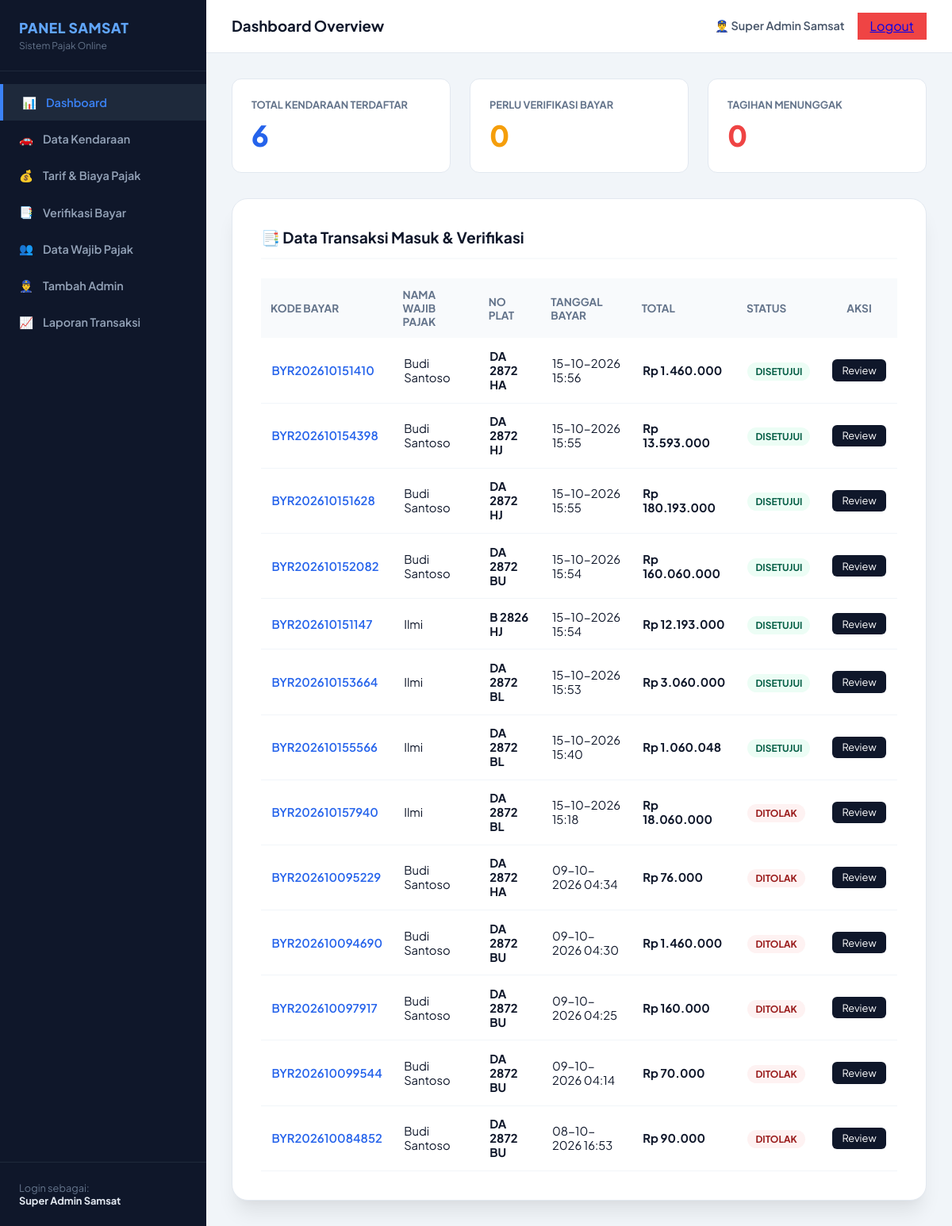
Screenshot of /admin/dashboard.php (signed in) with the database file from the repository.
### tables this page shows
CREATE TABLE `pembayaran` (
  `id_pembayaran` int(11) NOT NULL,
  `id_tagihan` int(11) NOT NULL,
  `metode_pembayaran` varchar(50) NOT NULL,
  `bukti_transfer` varchar(255) DEFAULT NULL,
  `tgl_pembayaran` datetime DEFAULT NULL,
  `status_konfirmasi` enum('waiting','verified','rejected') NOT NULL DEFAULT 'waiting',
  `verified_by` int(11) DEFAULT NULL,
  `created_at` timestamp NOT NULL DEFAULT current_timestamp()
);

CREATE TABLE `pajak_tagihan` (
  `id_tagihan` int(11) NOT NULL,
  `id_kendaraan` int(11) NOT NULL,
  `kode_bayar` varchar(20) NOT NULL,
  `tahun_pajak` year(4) NOT NULL,
  `tgl_jatuh_tempo` date NOT NULL,
  `nominal_pkb` decimal(12,2) NOT NULL,
  `nominal_swdkllj` decimal(12,2) NOT NULL,
  `biaya_adm` decimal(12,2) NOT NULL DEFAULT 0.00,
  `nominal_denda` decimal(12,2) NOT NULL DEFAULT 0.00,
  `total_bayar` decimal(12,2) NOT NULL,
  `status_tagihan` enum('unpaid','pending','paid','expired') NOT NULL DEFAULT 'unpaid',
  `created_at` timestamp NOT NULL DEFAULT current_timestamp()
);

CREATE TABLE `users` (
  `id_user` int(11) NOT NULL,
  `nik` varchar(16) NOT NULL,
  `nama_lengkap` varchar(100) NOT NULL,
  `email` varchar(100) NOT NULL,
  `password` varchar(255) NOT NULL,
  `no_hp` varchar(15) NOT NULL,
  `alamat` text DEFAULT NULL,
  `created_at` timestamp NOT NULL DEFAULT current_timestamp(),
  `updated_at` timestamp NOT NULL DEFAULT current_timestamp() ON UPDATE current_timestamp()
);

CREATE TABLE `kendaraan` (
  `id_kendaraan` int(11) NOT NULL,
  `id_user` int(11) NOT NULL,
  `no_plat` varchar(12) NOT NULL,
  `no_rangka` varchar(50) NOT NULL,
  `no_mesin` varchar(50) NOT NULL,
  `merk` varchar(50) NOT NULL,
  `tipe` varchar(50) NOT NULL,
  `jenis_kendaraan` enum('motor','mobil','truk','bus') NOT NULL,
  `tahun_pembuatan` year(4) NOT NULL,
  `cc_kendaraan` int(5) NOT NULL,
  `warna` varchar(30) NOT NULL,
  `created_at` timestamp NOT NULL DEFAULT current_timestamp()
);

### admin/dashboard.php (the view, shortened to what this page needs)
<?php
include '../config/koneksi.php';
$nama_admin = $_SESSION['admin_nama'];
$q_kendaraan    = mysqli_query($koneksi, "SELECT COUNT(*) as total FROM kendaraan");
$stat_kendaraan = ($q_kendaraan) ? mysqli_fetch_assoc($q_kendaraan)['total'] : 0;
$q_pending    = mysqli_query($koneksi, "SELECT COUNT(*) as total FROM pembayaran WHERE status_konfirmasi = 'waiting'");
$stat_pending = ($q_pending) ? mysqli_fetch_assoc($q_pending)['total'] : 0;
$q_unpaid    = mysqli_query($koneksi, "SELECT COUNT(*) as total FROM pajak_tagihan WHERE status_tagihan = 'unpaid'");
$stat_unpaid = ($q_unpaid) ? mysqli_fetch_assoc($q_unpaid)['total'] : 0;
$query_pembayaran = "SELECT p.*, pt.kode_bayar, pt.tahun_pajak, pt.total_bayar, k.no_plat, u.nama_lengkap
                    FROM pembayaran p
                    JOIN pajak_tagihan pt ON p.id_tagihan = pt.id_tagihan
                    JOIN kendaraan k ON pt.id_kendaraan = k.id_kendaraan
                    JOIN users u ON k.id_user = u.id_user
                    ORDER BY p.tgl_pembayaran DESC";
$res_pembayaran = mysqli_query($koneksi, $query_pembayaran);
?>
<!DOCTYPE html>
<html lang="id">
<head>
    <link rel="stylesheet" href="../assets/css/style.css?v=<?= time() ?>">
</head>
<body>
    <div class="admin-wrapper">
        <?php include 'sidebar.php'; ?>
        <div class="admin-content">
            <div class="admin-header">
                <h3 style="margin:0; font-weight:700; color:#0f172a;">Dashboard Overview</h3>
                <div style="display: flex; align-items: center; gap: 1rem;">
                    <span style="font-size: 0.9rem; font-weight: 600; color: #475569;">👮‍♂️ <?= htmlspecialchars($nama_admin) ?></span>
                    <a href="logout.php" class="btn-login" style="background-color: #ef4444; padding: 0.4rem 1rem;">Logout</a>
                </div>
            </div>
            <div style="padding: 2rem;">
                <div style="display: grid; grid-template-columns: repeat(auto-fit, minmax(250px, 1fr)); gap: 1.5rem; margin-bottom: 2rem;">
                    <div style="background: white; padding: 1.5rem; border-radius: 12px; border: 1px solid #e2e8f0;">
                        <div style="color: #64748b; font-size: 0.8rem; font-weight: 700; text-transform: uppercase;">Total Kendaraan Terdaftar</div>
                        <div style="font-size: 2.25rem; font-weight: 800; color: #2563eb; margin-top: 0.5rem;"><?= $stat_kendaraan ?></div>
                    </div>
                    <div style="background: white; padding: 1.5rem; border-radius: 12px; border: 1px solid #e2e8f0;">
                        <div style="color: #64748b; font-size: 0.8rem; font-weight: 700; text-transform: uppercase;">Perlu Verifikasi Bayar</div>
                        <div style="font-size: 2.25rem; font-weight: 800; color: #f59e0b; margin-top: 0.5rem;"><?= $stat_pending ?></div>
                    </div>
                    <div style="background: white; padding: 1.5rem; border-radius: 12px; border: 1px solid #e2e8f0;">
                        <div style="color: #64748b; font-size: 0.8rem; font-weight: 700; text-transform: uppercase;">Tagihan Menunggak</div>
                        <div style="font-size: 2.25rem; font-weight: 800; color: #ef4444; margin-top: 0.5rem;"><?= $stat_unpaid ?></div>
                    </div>
                </div>
                <div class="card-detail">
                    <h3>📑 Data Transaksi Masuk & Verifikasi</h3>
                    <div style="overflow-x: auto; margin-top: 1rem;">
                        <table class="table-detail" style="width: 100%;">
                            <thead>
                                <tr style="text-align: left; background-color: #f8fafc; font-size: 0.85rem; color: #64748b;">
                                    <th style="padding: 0.75rem;">KODE BAYAR</th>
                                    <th style="padding: 0.75rem;">NAMA WAJIB PAJAK</th>
                                    <th style="padding: 0.75rem;">NO PLAT</th>
                                    <th style="padding: 0.75rem;">TANGGAL BAYAR</th>
                                    <th style="padding: 0.75rem;">TOTAL</th>
                                    <th style="padding: 0.75rem;">STATUS</th>
                                    <th style="padding: 0.75rem; text-align: center;">AKSI</th>
                                </tr>
                            </thead>
                            <tbody>
                                <?php if ($res_pembayaran && mysqli_num_rows($res_pembayaran) > 0): ?>
                                    <?php while ($p = mysqli_fetch_assoc($res_pembayaran)): ?>
                                        <tr>
                                            <td style="padding: 0.85rem; font-weight: 600; color: #2563eb;"><?= htmlspecialchars($p['kode_bayar']) ?></td>
                                            <td style="padding: 0.85rem;"><?= htmlspecialchars($p['nama_lengkap']) ?></td>
                                            <td style="padding: 0.85rem; font-weight: 700;"><?= htmlspecialchars($p['no_plat']) ?></td>
                                            <td style="padding: 0.85rem;"><?= date('d-m-Y H:i', strtotime($p['tgl_pembayaran'])) ?></td>
                                            <td style="padding: 0.85rem; font-weight: 700;">Rp <?= number_format($p['total_bayar'], 0, ',', '.') ?></td>
                                            <td style="padding: 0.85rem;">
                                                <?php if ($p['status_konfirmasi'] === 'verified'): ?>
                                                    <span style="background: #ecfdf5; color: #065f46; padding: 4px 10px; border-radius: 20px; font-size: 0.75rem; font-weight: 700;">DISETUJUI</span>
                                                <?php elseif ($p['status_konfirmasi'] === 'waiting'): ?>
                                                    <span style="background: #fef3c7; color: #92400e; padding: 4px 10px; border-radius: 20px; font-size: 0.75rem; font-weight: 700;">MENUNGGU</span>
                                                <?php else: ?>
                                                    <span style="background: #fef2f2; color: #991b1b; padding: 4px 10px; border-radius: 20px; font-size: 0.75rem; font-weight: 700;">DITOLAK</span>
                                                <?php endif; ?>
                                            </td>
                                            <td style="padding: 0.85rem; text-align: center;">
                                                <button onclick="alert('Verifikasi pembayaran')" style="background: #0f172a; color: white; border: none; padding: 0.35rem 0.8rem; border-radius: 6px; font-size: 0.8rem; cursor: pointer;">Review</button>
                                            </td>
                                        </tr>
                                    <?php endwhile; ?>
                                <?php else: ?>
                                    <tr>
                                        <td colspan="7" style="text-align: center; padding: 2rem; color: #64748b;">Belum ada riwayat transaksi pembayaran masuk.</td>
                                    </tr>
                                <?php endif; ?>
                            </tbody>
                        </table>
                    </div>
                </div>
            </div>
        </div>
    </div>
</body>
</html>

### admin/sidebar.php
<?php
$current_page = basename($_SERVER['PHP_SELF']);
?>
<div class="sidebar">
    <div class="sidebar-header">
        <div class="sidebar-brand">PANEL SAMSAT</div>
        <div style="font-size: 0.75rem; color: #64748b; margin-top: 0.25rem;">Sistem Pajak Online</div>
    </div>
    <ul class="sidebar-menu">
        <li class="<?= ($current_page == 'dashboard.php') ? 'active' : '' ?>">
            <a href="dashboard.php">📊 <span>Dashboard</span></a>
        </li>
        <li class="<?= (strpos($current_page, 'kendaraan') !== false) ? 'active' : '' ?>">
            <a href="kendaraan_index.php">🚗 <span>Data Kendaraan</span></a>
        </li>
        <li class="<?= (strpos($current_page, 'tarif') !== false) ? 'active' : '' ?>">
            <a href="tarif_index.php">💰 <span>Tarif & Biaya Pajak</span></a>
        </li>
        <li class="<?= (strpos($current_page, 'pembayaran') !== false) ? 'active' : '' ?>">
            <a href="pembayaran_index.php">📑 <span>Verifikasi Bayar</span></a>
        </li>
       <li class="<?= (strpos($current_page, 'user') !== false) ? 'active' : '' ?>">
           <a href="users_index.php">👥 <span>Data Wajib Pajak</span></a>
       </li>
       <li class="<?= ($current_page == 'admin_tambah.php') ? 'active' : '' ?>">
            <a href="admin_tambah.php">👮‍♂️ <span>Tambah Admin</span></a>
        </li>
        <li class="<?= (strpos($current_page, 'laporan') !== false) ? 'active' : '' ?>">
            <a href="laporan_transaksi.php">📈 <span>Laporan Transaksi</span></a>
        </li>
    </ul>
    <div style="margin-top: auto; padding: 1.5rem; border-top: 1px solid #1e293b; font-size: 0.8rem; color: #64748b;">
        Login sebagai:<br>
        <strong style="color: #e2e8f0;"><?= htmlspecialchars($_SESSION['admin_nama'] ?? 'Admin') ?></strong>
    </div>
</div>

### assets/css/style.css (style rules this page uses)
:root { --primary: #2563eb; --primary-hover: #1d4ed8; --primary-light: #eff6ff; --accent: #3b82f6; --success: #10b981; --success-bg: #ecfdf5; --danger: #ef4444; --danger-bg: #fef2f2; --bg-main: #f8fafc; --surface: #ffffff; --border: #e2e8f0; --border-focus: #93c5fd; --text-main: #0f172a; --text-muted: #64748b; --text-white: #ffffff; --radius-sm: 8px; --radius-md: 12px; --radius-lg: 20px; --shadow-sm: 0 1px 2px 0 rgba(0, 0, 0, 0.05); --shadow-md: 0 4px 6px -1px rgba(0, 0, 0, 0.07), 0 2px 4px -2px rgba(0, 0, 0, 0.05); --shadow-lg: 0 20px 25px -5px rgba(0, 0, 0, 0.08), 0 8px 10px -6px rgba(0, 0, 0, 0.03); --shadow-xl: 0 25px 50px -12px rgba(15, 23, 42, 0.25); --transition: all 0.25s cubic-bezier(0.4, 0, 0.2, 1); }
* { box-sizing: border-box; margin: 0; padding: 0; font-family: 'Plus Jakarta Sans', -apple-system, BlinkMacSystemFont, sans-serif; -webkit-font-smoothing: antialiased; }
body { background-color: var(--bg-main); color: var(--text-main); min-height: 100vh; display: flex; flex-direction: column; }
.card-detail { background: var(--surface); border-radius: var(--radius-lg); padding: 2.25rem; box-shadow: var(--shadow-lg); border: 1px solid var(--border); }
.card-detail h3 { border-bottom: 2px solid var(--bg-main); padding-bottom: 0.85rem; margin-bottom: 1.5rem; color: var(--text-main); font-size: 1.2rem; font-weight: 700; }
.table-detail { width: 100%; border-collapse: collapse; }
.table-detail td { padding: 0.85rem 0; border-bottom: 1px solid #f1f5f9; font-size: 0.925rem; }
.table-detail td:first-child { color: var(--text-muted); font-weight: 500; }
.table-detail td:last-child { text-align: right; font-weight: 700; color: var(--text-main); }
.admin-wrapper { display: flex; min-height: 100vh; }
.sidebar { width: 260px; background-color: #0f172a; color: #94a3b8; display: flex; flex-direction: column; flex-shrink: 0; transition: all 0.3s ease; }
.sidebar-header { padding: 1.5rem; border-bottom: 1px solid #1e293b; }
.sidebar-brand { font-size: 1.1rem; font-weight: 800; color: #60a5fa; text-transform: uppercase; letter-spacing: 0.5px; }
.sidebar-menu { list-style: none; padding: 1rem 0; margin: 0; }
.sidebar-menu li a { display: flex; align-items: center; gap: 0.75rem; padding: 0.85rem 1.5rem; color: #94a3b8; text-decoration: none; font-weight: 600; font-size: 0.9rem; transition: all 0.2s ease; }
.sidebar-menu li a:hover, .sidebar-menu li.active a { background-color: #1e293b; color: #3b82f6; border-left: 4px solid #3b82f6; }
.admin-content { flex-grow: 1; background-color: #f1f5f9; display: flex; flex-direction: column; }
.admin-header { background: #ffffff; padding: 1rem 2rem; display: flex; justify-content: space-between; align-items: center; border-bottom: 1px solid #e2e8f0; }

### rows the page displays
pembayaran: id_tagihan.kode_bayar "BYR202610151410", users.nama_lengkap "Budi Santoso", kendaraan.no_plat "DA 2872 HA", tgl_pembayaran "15-10-2026 15:56", id_tagihan.total_bayar "1.460.000", status_konfirmasi "DISETUJUI"
pembayaran: id_tagihan.kode_bayar "BYR202610154398", users.nama_lengkap "Budi Santoso", kendaraan.no_plat "DA 2872 HJ", tgl_pembayaran "15-10-2026 15:55", id_tagihan.total_bayar "13.593.000", status_konfirmasi "DISETUJUI"
pembayaran: id_tagihan.kode_bayar "BYR202610151628", users.nama_lengkap "Budi Santoso", kendaraan.no_plat "DA 2872 HJ", tgl_pembayaran "15-10-2026 15:55", id_tagihan.total_bayar "180.193.000", status_konfirmasi "DISETUJUI"
pembayaran: id_tagihan.kode_bayar "BYR202610152082", users.nama_lengkap "Budi Santoso", kendaraan.no_plat "DA 2872 BU", tgl_pembayaran "15-10-2026 15:54", id_tagihan.total_bayar "160.060.000", status_konfirmasi "DISETUJUI"
pembayaran: id_tagihan.kode_bayar "BYR202610151147", users.nama_lengkap "Ilmi", kendaraan.no_plat "B 2826 HJ", tgl_pembayaran "15-10-2026 15:54", id_tagihan.total_bayar "12.193.000", status_konfirmasi "DISETUJUI"
pembayaran: id_tagihan.kode_bayar "BYR202610153664", users.nama_lengkap "Ilmi", kendaraan.no_plat "DA 2872 BL", tgl_pembayaran "15-10-2026 15:53", id_tagihan.total_bayar "3.060.000", status_konfirmasi "DISETUJUI"
pembayaran: id_tagihan.kode_bayar "BYR202610155566", users.nama_lengkap "Ilmi", kendaraan.no_plat "DA 2872 BL", tgl_pembayaran "15-10-2026 15:40", id_tagihan.total_bayar "1.060.048", status_konfirmasi "DISETUJUI"
pembayaran: id_tagihan.kode_bayar "BYR202610157940", users.nama_lengkap "Ilmi", kendaraan.no_plat "DA 2872 BL", tgl_pembayaran "15-10-2026 15:18", id_tagihan.total_bayar "18.060.000", status_konfirmasi "DITOLAK"
pembayaran: id_tagihan.kode_bayar "BYR202610095229", users.nama_lengkap "Budi Santoso", kendaraan.no_plat "DA 2872 HA", tgl_pembayaran "09-10-2026 04:34", id_tagihan.total_bayar "76.000", status_konfirmasi "DITOLAK"
pembayaran: id_tagihan.kode_bayar "BYR202610094690", users.nama_lengkap "Budi Santoso", kendaraan.no_plat "DA 2872 BU", tgl_pembayaran "09-10-2026 04:30", id_tagihan.total_bayar "1.460.000", status_konfirmasi "DITOLAK"
pembayaran: id_tagihan.kode_bayar "BYR202610097917", users.nama_lengkap "Budi Santoso", kendaraan.no_plat "DA 2872 BU", tgl_pembayaran "09-10-2026 04:25", id_tagihan.total_bayar "160.000", status_konfirmasi "DITOLAK"
pembayaran: id_tagihan.kode_bayar "BYR202610099544", users.nama_lengkap "Budi Santoso", kendaraan.no_plat "DA 2872 BU", tgl_pembayaran "09-10-2026 04:14", id_tagihan.total_bayar "70.000", status_konfirmasi "DITOLAK"
pembayaran: id_tagihan.kode_bayar "BYR202610084852", users.nama_lengkap "Budi Santoso", kendaraan.no_plat "DA 2872 BU", tgl_pembayaran "08-10-2026 16:53", id_tagihan.total_bayar "90.000", status_konfirmasi "DITOLAK"

### other values shown
$_SESSION['admin_nama'] "Super Admin Samsat"
$nama_admin "Super Admin Samsat"
$stat_kendaraan "6"
$stat_pending "0"
$stat_unpaid "0"
